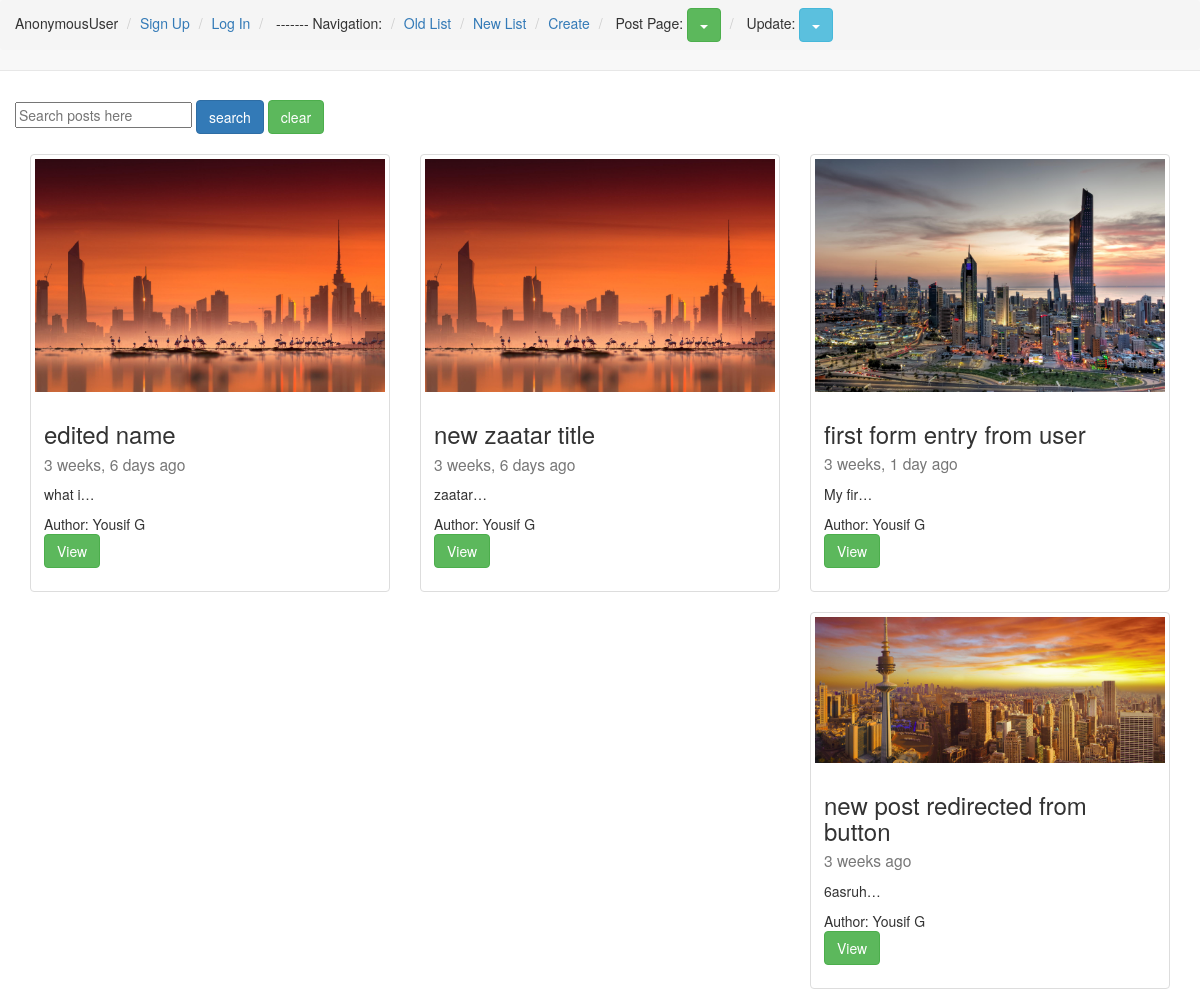
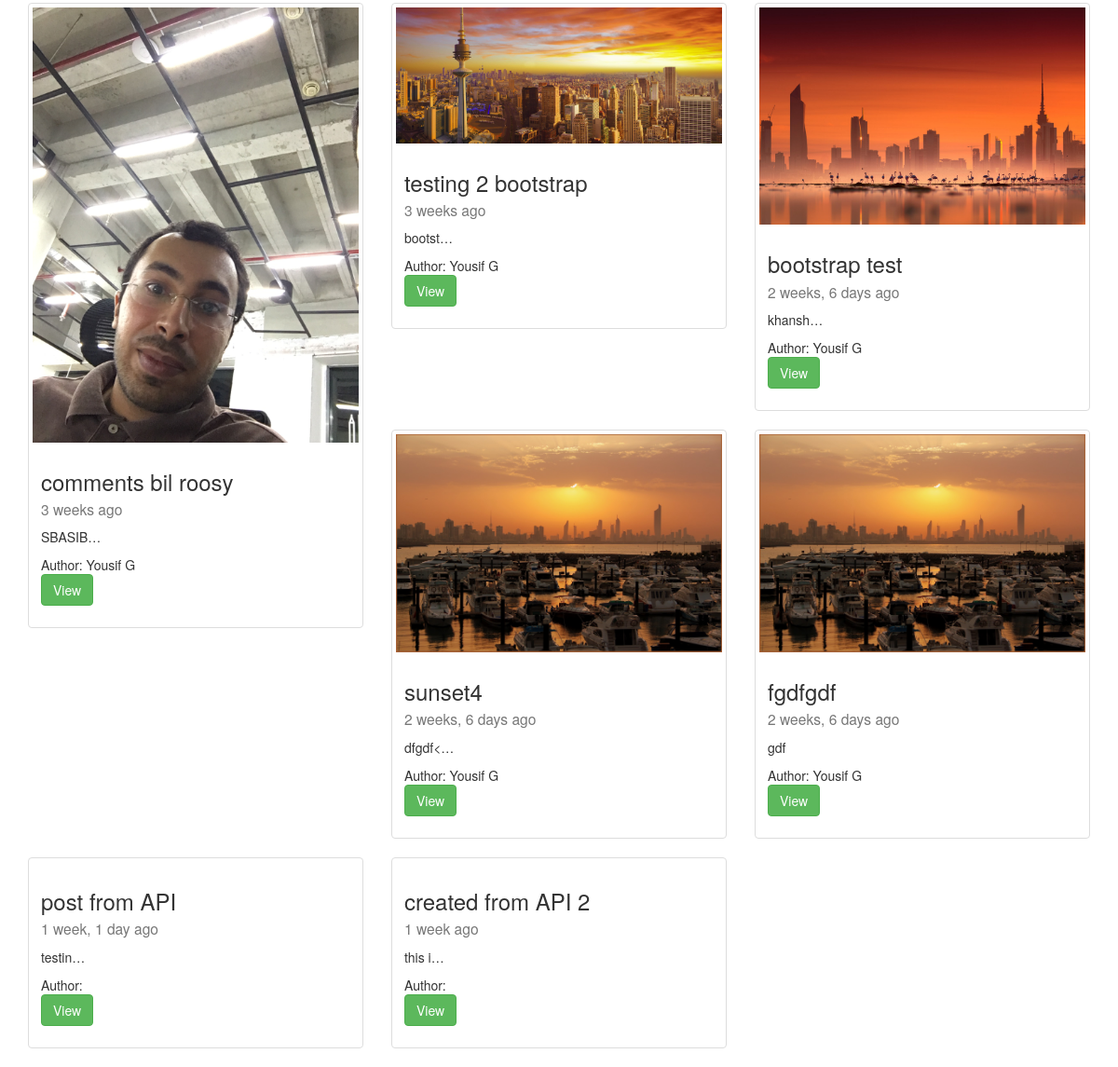
Page /list/ on the committed database (2 pictures, top to bottom).
### post/models.py (models this page shows, shortened)
class Post(models.Model):
	author = models.ForeignKey(User, default=1)
	title = models.CharField(max_length=140)
	content = models.TextField()
	draft = models.BooleanField(default=False)
	image = models.ImageField(upload_to="blog_images", null=True, blank=True)
	updated = models.DateTimeField(auto_now=True)
	timestamp = models.DateTimeField(auto_now_add=True)
	publish = models.DateField()
	slug = models.SlugField(unique=True)
	def absurl(self):
		return reverse("posts:id", kwargs={"slug": self.slug})

### post/views.py (the view, shortened to what this page needs)
# urls.py: url(r'^list/$', views.post_list, name="list"),
def post_list(request):
	today = timezone.now().date()
	post_list = Post.objects.filter(draft=False).filter(publish__lte=today)
	if request.user.is_staff or request.user.is_superuser:
		post_list = Post.objects.all()
	query = request.GET.get("q")
	context = {
	"title": "(this is taken from the context)",
	"user": request.user,
	"post_list": post_list,
	"post_one": post_one,
	"today": today,
	}
	return render(request, 'newlist.html', context)

### post/templatetags/urlify.py (called while the page is built)
@register.filter
def urlify(value):
	return quote(value)

### post/templates/newlist.html (shortened to what this page needs)
{% extends "base.html" %}
{% load urlify %}
{% block content %}
<div class="row">
<form action="{% url 'posts:list' %}" method="GET">
<input type="text" name="q" placeholder="Search posts here" value="{{request.GET.q}}">
<input type="submit" value="search" class="btn btn-primary">
<input type="reset" value="clear" class="btn btn-success">
</form>
<br>
   {% for x in post_list %}
  <div class="col-sm-6 col-md-4">
    <div class="thumbnail">
    {% if x.image %}
      <img src="{{x.image.url}}" class="img-responsive">
     {% endif %}
      <div class="caption">
        <h3>{{x.title}}<br><small>{{x.timestamp|timesince}} ago</small></h3>
        <p>{{x.content|linebreaks|truncatechars:10}}</p>
        Author: {{x.author.get_full_name}}<br>
        <p><a href="{{x.absurl}}" class="btn btn-success" role="button">View</a>
        </p>
      </div>
    </div>
  </div>
  {% endfor %}
</div>
{% endblock content %}

### rows in the picture
Post: image (picture), title "edited name", timestamp "3 weeks, 6 days", content "what i…", author.get_full_name "Yousif G"
Post: image (picture), title "new zaatar title", timestamp "3 weeks, 6 days", content "zaatar…", author.get_full_name "Yousif G"
Post: image (picture), title "first form entry from user", timestamp "3 weeks, 1 day", content "My fir…", author.get_full_name "Yousif G"
Post: image (picture), title "new post redirected from button", timestamp "3 weeks", content "6asruh…", author.get_full_name "Yousif G"
Post: image (picture), title "comments bil roosy", timestamp "3 weeks", content "SBASIB…", author.get_full_name "Yousif G"
Post: image (picture), title "testing 2 bootstrap", timestamp "3 weeks", content "bootst…", author.get_full_name "Yousif G"
Post: image (picture), title "bootstrap test", timestamp "2 weeks, 6 days", content "khansh…", author.get_full_name "Yousif G"
Post: image (picture), title "sunset4", timestamp "2 weeks, 6 days", content "dfgdf<…", author.get_full_name "Yousif G"
Post: image (picture), title "fgdfgdf", timestamp "2 weeks, 6 days", content "gdf", author.get_full_name "Yousif G"
Post: title "post from API", timestamp "1 week, 1 day", content "testin…"
Post: title "created from API 2", timestamp "1 week", content "this i…"

### other values in the picture
{{ request.user }} "AnonymousUser"
